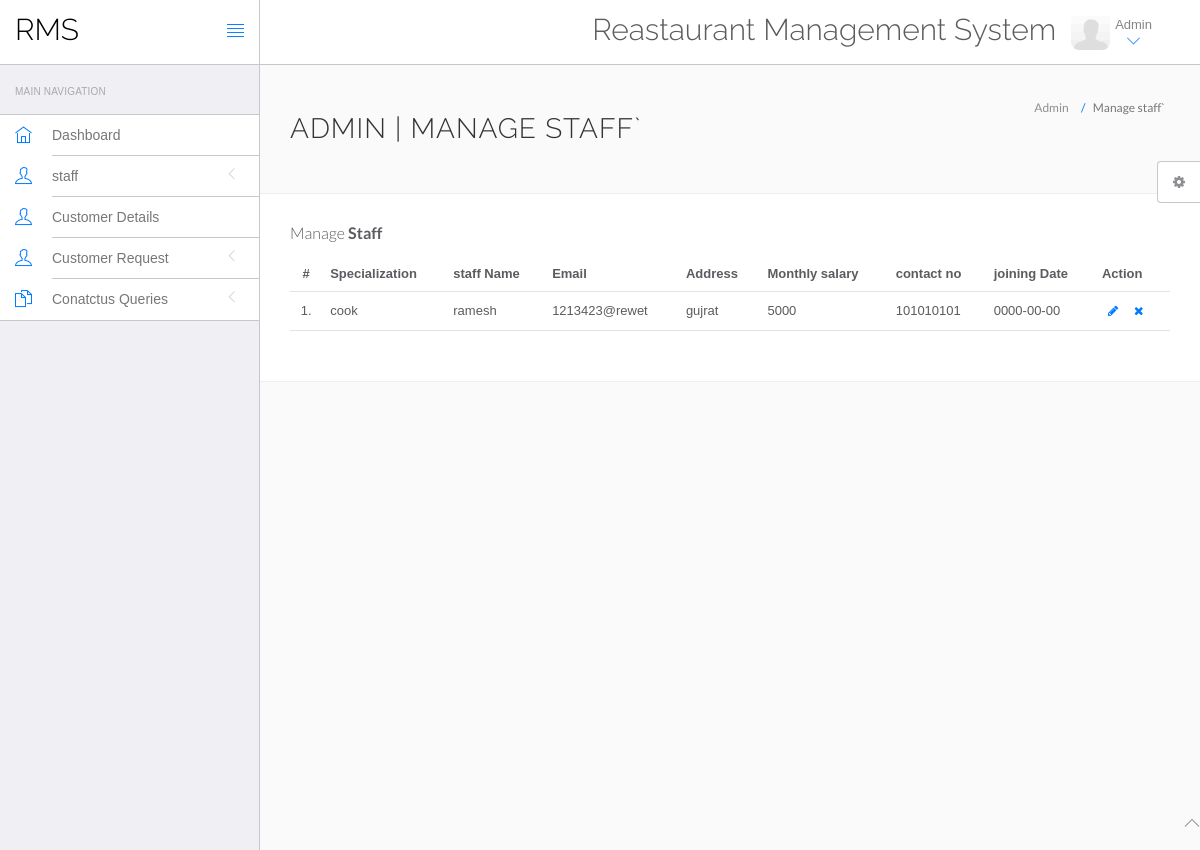
The app's page /admin/manage-staff.php with its own data.
### tables this page shows
CREATE TABLE `staff` (
  `id` int(11) NOT NULL,
  `specilization` varchar(50) NOT NULL,
  `name` varchar(30) NOT NULL,
  `email` varchar(30) NOT NULL,
  `address` varchar(100) NOT NULL,
  `salary` int(7) NOT NULL,
  `contact` int(20) NOT NULL,
  `type` int(11) NOT NULL,
  `join` date NOT NULL,
  `updatetime` datetime NOT NULL DEFAULT current_timestamp()
);

### admin/manage-staff.php (the view, shortened to what this page needs)
<?php
$con = mysqli_connect('localhost', 'root', '',);
mysqli_select_db($con, 'userform');
?>
<!DOCTYPE html>
<html lang="en">
<head>
	<link rel="stylesheet" href="vendor/bootstrap/css/bootstrap.min.css">
	<link rel="stylesheet" href="vendor/fontawesome/css/font-awesome.min.css">
	<link rel="stylesheet" href="vendor/themify-icons/themify-icons.min.css">
	<link href="vendor/animate.css/animate.min.css" rel="stylesheet" media="screen">
	<link href="vendor/perfect-scrollbar/perfect-scrollbar.min.css" rel="stylesheet" media="screen">
	<link href="vendor/switchery/switchery.min.css" rel="stylesheet" media="screen">
	<link href="vendor/bootstrap-touchspin/jquery.bootstrap-touchspin.min.css" rel="stylesheet" media="screen">
	<link href="vendor/select2/select2.min.css" rel="stylesheet" media="screen">
	<link href="vendor/bootstrap-datepicker/bootstrap-datepicker3.standalone.min.css" rel="stylesheet" media="screen">
	<link href="vendor/bootstrap-timepicker/bootstrap-timepicker.min.css" rel="stylesheet" media="screen">
	<link rel="stylesheet" href="assets/css/styles.css">
	<link rel="stylesheet" href="assets/css/plugins.css">
	<link rel="stylesheet" href="assets/css/themes/theme-1.css" id="skin_color" />
</head>
<body>
	<div id="app">
		<?php include('include/sidebar.php'); ?>
		<div class="app-content">
			<?php include('include/header.php'); ?>
			<div class="main-content">
				<div class="wrap-content container" id="container">
					<section id="page-title">
						<div class="row">
							<div class="col-sm-8">
								<h1 class="mainTitle">Admin | Manage staff`</h1>
							</div>
							<ol class="breadcrumb">
								<li>
									<span>Admin</span>
								</li>
								<li class="active">
									<span>Manage staff`</span>
								</li>
							</ol>
						</div>
					</section>
					<div class="container-fluid container-fullw bg-white">
						<div class="row">
							<div class="col-md-12">
								<h5 class="over-title margin-bottom-15">Manage <span class="text-bold">Staff</span></h5>
								<table class="table table-hover" id="sample-table-1">
									<thead>
										<tr>
											<th class="center">#</th>
											<th>Specialization</th>
											<th class="hidden-xs">staff Name</th>
											<th>Email </th>
											<th>Address </th>
											<th>Monthly salary </th>
											<th>contact no</th>
											<th>joining Date </th>
											<th>Action</th>
										</tr>
									</thead>
									<tbody>
										<?php
										$sql = mysqli_query($con, "select * from `staff`");
										$cnt = 1;
										while ($row = mysqli_fetch_array($sql)) {
										?>
											<tr>
												<td class="center"><?php echo $cnt; ?>.</td>
												<td class="hidden-xs"><?php echo $row['specilization']; ?></td>
												<td><?php echo $row['name']; ?></td>
												<td><?php echo $row['email']; ?></td>
												<td><?php echo $row['address']; ?></td>
												<td><?php echo $row['salary']; ?></td>
												<td><?php echo $row['contact']; ?></td>
												<td><?php echo $row['join']; ?>
												</td>
												<td>
													<div class="visible-md visible-lg hidden-sm hidden-xs">
														<a href="edit-staff.php?id=<?php echo $row['id']; ?>" class="btn btn-transparent btn-xs" tooltip-placement="top" tooltip="Edit"><i class="fa fa-pencil"></i></a>
														<a href="manage-staff.php?id=<?php echo $row['id'] ?>&del=delete" onClick="return confirm('Are you sure you want to delete?')" class="btn btn-transparent btn-xs tooltips" tooltip-placement="top" tooltip="Remove"><i class="fa fa-times fa fa-white"></i></a>
													</div>
												</td>
											</tr>
										<?php
											$cnt = $cnt + 1;
										} ?>
									</tbody>
								</table>
							</div>
						</div>
					</div>
				</div>
			</div>
		</div>
	</div>
	<?php include('include/footer.php'); ?>
	<?php include('include/setting.php'); ?>
</body>
</html>

### admin/assets/css/themes/theme-1.css (style rules this page uses)
body { background: #FAFAFA; }

### records on screen
staff: specilization "cook", name "ramesh", email "1213423@rewet", address "gujrat", salary "5000", contact "101010101", join "0000-00-00"
